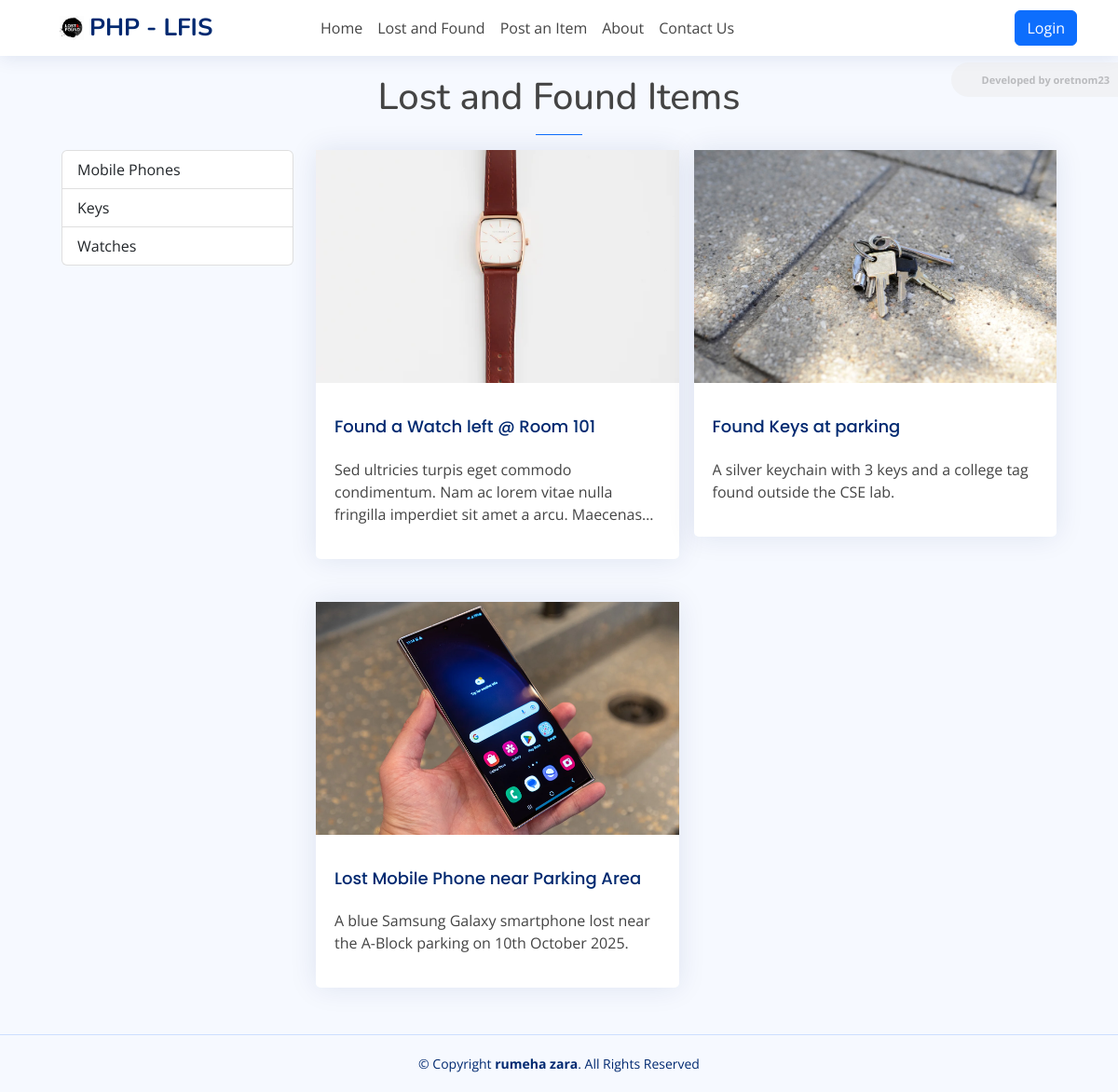
The app's page /?page=items with its own data.
### tables this page shows
CREATE TABLE `category_list` (
  `id` bigint(30) NOT NULL,
  `name` text NOT NULL,
  `description` text NOT NULL,
  `status` tinyint(1) NOT NULL DEFAULT 1,
  `created_at` datetime NOT NULL DEFAULT current_timestamp(),
  `updated_at` datetime DEFAULT NULL ON UPDATE current_timestamp()
);

CREATE TABLE `item_list` (
  `id` bigint(30) NOT NULL,
  `category_id` bigint(30) NOT NULL,
  `fullname` text NOT NULL,
  `title` text NOT NULL,
  `description` text NOT NULL,
  `contact` text NOT NULL,
  `image_path` text DEFAULT NULL,
  `status` tinyint(1) NOT NULL DEFAULT 0,
  `created_at` datetime NOT NULL DEFAULT current_timestamp(),
  `updated` datetime DEFAULT NULL ON UPDATE current_timestamp()
);

### classes/DBConnection.php (called while the page is built, shortened)
<?php
class DBConnection{
    private $host = DB_SERVER;
    private $username = DB_USERNAME;
    private $password = DB_PASSWORD;
    private $database = DB_NAME;
    public $conn;
    public function __construct(){
        if (!isset($this->conn)) {
            $this->conn = new mysqli($this->host, $this->username, $this->password, $this->database);
        }
    }
}
?>

### classes/SystemSettings.php (called while the page is built, shortened)
<?php
class SystemSettings extends DBConnection{
	function info($field=''){
		if(!empty($field)){
			if(isset($_SESSION['system_info'][$field]))
				return $_SESSION['system_info'][$field];
			else
				return false;
		}else{
			return false;
		}
	}
}
$_settings = new SystemSettings();
?>

### config.php (called while the page is built, shortened)
<?php
require_once('classes/DBConnection.php');
require_once('classes/SystemSettings.php');
function validate_image($file){
    global $_settings;
	if(!empty($file)){
        $ex = explode("?",$file);
        $file = $ex[0];
        $ts = isset($ex[1]) ? "?".$ex[1] : '';
		if(is_file(base_app.$file)){
			return base_url.$file.$ts;
		}else{
			return base_url.($_settings->info('logo'));
		}
	}else{
		return base_url.($_settings->info('logo'));
	}
}
?>

### items/index.php (the view, shortened to what this page needs)
<h1 class="pageTitle text-center titleTxt">Lost and Found Items</h1>
<hr class="mx-auto bg-primary border-primary opacity-100" style="width:50px">
<div class="container-sm">
    <div class="row">
        <div class="col-lg-3 col-md-4 col-sm-12 col-12">
            <div class="list-group">
                <?php
                $qry = $conn->query("SELECT * FROM `category_list` where `status` = 1 ");
                while($row = $qry->fetch_assoc()):
                ?>
                <a href="<?= base_url.'?page=items&cid='.$row['id'] ?>" class="list-group-item list-group-item-action<?= (isset($_GET['cid']) && $_GET['cid'] == $row['id']) ? ' active': '' ?>"><?= $row['name'] ?></a>
                <?php endwhile; ?>
            </div>
        </div>
        <div class="col-lg-9 col-md-8 col-sm-12 col-12">
            <?php
            $where = "";
            $items = $conn->query("SELECT * FROM `item_list` where `status` = 1 {$where} order by `title` asc")->fetch_all(MYSQLI_ASSOC);
            ?>
            <div id="item-list">
                <?php if(count($items) > 0): ?>
                <?php foreach($items as $row): ?>
                <a href="<?= base_url.'?page=items/view&id='.$row['id'] ?>" class="item-item text-decoration-none text-reset">
                    <div class="card">
                        <div class="item-card-img">
                            <img src="<?= validate_image($row['image_path']) ?>" alt="">
                        </div>
                        <div class="card-body pt-3">
                            <h4 class="card-title"><?= $row['title'] ?></h4>
                            <p class="truncate-3"><?= strip_tags(htmlspecialchars_decode($row['description'])) ?></p>
                        </div>
                    </div>
                </a>
                <?php endforeach; ?>
                <?php endif; ?>
            </div>
        </div>
    </div>
</div>

### index.php (shortened to what this page needs)
<?php require_once('./config.php'); ?>
<!DOCTYPE html>
<html lang="en">
<?php require_once('inc/header.php') ?>
  <body class="toggle-sidebar">
     <?php $page = isset($_GET['page']) ? $_GET['page'] : 'home';  ?>
     <?php require_once('inc/topBarNav.php') ?>
      <main id="main" class="main">
        <div class="container-xl px-4">
          <?php
            if(!file_exists($page.".php") && !is_dir($page)){
                include '404.html';
            }else{
              if(is_dir($page))
                include $page.'/index.php';
              else
                include $page.'.php';
            }
          ?>
        </div>
      </main>
    <?php require_once('inc/footer.php') ?>
  </body>
</html>

### inc/header.php (shortened to what this page needs)
<head>
    <link href="<?= base_url ?>assets/vendor/bootstrap/css/bootstrap.min.css" rel="stylesheet">
    <link href="<?= base_url ?>assets/vendor/bootstrap-icons/bootstrap-icons.css" rel="stylesheet">
    <link href="<?= base_url ?>assets/vendor/boxicons/css/boxicons.min.css" rel="stylesheet">
    <link href="<?= base_url ?>assets/vendor/quill/quill.snow.css" rel="stylesheet">
    <link href="<?= base_url ?>assets/vendor/quill/quill.bubble.css" rel="stylesheet">
    <link href="<?= base_url ?>assets/vendor/remixicon/remixicon.css" rel="stylesheet">
    <link href="<?= base_url ?>assets/vendor/simple-datatables/style.css" rel="stylesheet">
    <link href="<?= base_url ?>assets/vendor/select2-4.1.0-rc.0/dist/css/select2.min.css" rel="stylesheet">
    <link href="<?= base_url ?>assets/css/style.css" rel="stylesheet">
    <link href="<?= base_url ?>assets/css/custom.css" rel="stylesheet">
  </head>

### inc/topBarNav.php
<header id="header" class="header fixed-top d-flex align-items-center">
  <div class="container-lg d-flex justify-content-between px-4">
    <div class="d-flex align-items-center justify-content-between">
      <a href="<?= base_url ?>" class="logo d-flex align-items-center">
        <img src="<?= validate_image($_settings->info('logo')) ?>" alt="System Logo">
        <span class="d-none d-lg-block"><?= $_settings->info('short_name') ?></span>
      </a>
    </div>
    <nav class="header-nav me-auto">
      <ul class="d-flex align-items-center h-100">
        <li class="nav-item pe-3">
            <a href="<?= base_url ?>" class="nav-link">Home</a>
        </li>
        <li class="nav-item pe-3">
            <a href="<?= base_url.'?page=items' ?>" class="nav-link">Lost and Found</a>
        </li>
        <li class="nav-item pe-3">
            <a href="<?= base_url.'?page=found' ?>" class="nav-link">Post an Item</a>
        </li>
        <li class="nav-item pe-3">
            <a href="<?= base_url."?page=about" ?>" class="nav-link">About</a>
        </li>
        <li class="nav-item pe-3">
            <a href="<?= base_url.'?page=contact' ?>" class="nav-link">Contact Us</a>
        </li>
      </ul>
    </nav>
    <div class="d-flex align-items-center justify-content-between">
            <a href="<?= base_url.'admin' ?>" class="btn btn-primary">Login</a>
    </div>
  </div>
</header>

### inc/footer.php (shortened to what this page needs)
<footer id="footer" class="footer">
    <div class="copyright">
      &copy; Copyright <strong><span>rumeha zara</span></strong>. All Rights Reserved
    </div>
  </footer>

### assets/css/style.css (style rules this page uses)
:root { scroll-behavior: smooth; }
body { font-family: "Open Sans", sans-serif; background: #f6f9ff; color: #444444; }
a { color: #4154f1; text-decoration: none; }
h1, h2, h3, h4, h5, h6 { font-family: "Nunito", sans-serif; }
#main { margin-top: 60px; padding: 20px 30px; transition: all 0.3s; }
.card { margin-bottom: 30px; border: none; border-radius: 5px; box-shadow: 0px 0 30px rgba(1, 41, 112, 0.1); }
.card-title { padding: 20px 0 15px 0; font-size: 18px; font-weight: 500; color: #012970; font-family: "Poppins", sans-serif; }
.card-body { padding: 0 20px 20px 20px; }
.logo { line-height: 1; }
@media (min-width: 1200px) { .logo { width: 280px; } }
.logo img { max-height: 26px; margin-right: 6px; }
.logo span { font-size: 26px; font-weight: 700; color: #012970; font-family: "Nunito", sans-serif; }
.header { transition: all 0.5s; z-index: 997; height: 60px; box-shadow: 0px 2px 20px rgba(1, 41, 112, 0.1); background-color: #fff; padding-left: 20px; }
.header-nav ul { list-style: none; }
.header-nav>ul { margin: 0; padding: 0; }
@media (min-width: 1200px) { #main, #footer { margin-left: 300px; } }
@media (min-width: 1200px) { .toggle-sidebar #main, .toggle-sidebar #footer { margin-left: 0; } }
.footer { padding: 20px 0; font-size: 14px; transition: all 0.3s; border-top: 1px solid #cddfff; }
.footer .copyright { text-align: center; color: #012970; }
div#item-list { position: relative; width: 100%; display: grid; grid-template-columns: repeat(3, 1fr); grid-gap: 1em; }
.item-item { width: 100%; margin: 0 auto; }
@media (max-width: 1300px) { div#item-list { grid-template-columns: repeat(2, 1fr); } }
@media (max-width: 1300px) { .item-item { width: 100%; } }
.item-card-img { width: 100%; height: 250px; overflow: hidden; }
.item-card-img>img { width: 100%; height: 100%; object-fit: cover; object-position: center center; transition:transform .2s ease; }

### assets/css/custom.css (style rules this page uses)
.truncate-3 { overflow: hidden; text-overflow: ellipsis; display: -webkit-box; -webkit-line-clamp: 3; -webkit-box-orient: vertical; }

### records on screen
category_list: name "Mobile Phones"
category_list: name "Keys"
category_list: name "Watches"
item_list: image_path (picture), title "Found a Watch left @ Room 101", description "Sed ultricies turpis eget commodo condimentum. Nam ac lorem vitae nulla fringilla imperdiet sit amet a arcu.…"
item_list: image_path (picture), title "Found Keys at parking", description "A silver keychain with 3 keys and a college tag found outside the CSE lab."
item_list: image_path (picture), title "Lost Mobile Phone near Parking Area", description "A blue Samsung Galaxy smartphone lost near the A-Block parking on 10th October 2025."

### other values on screen
$_settings->info('short_name') "PHP - LFIS"
